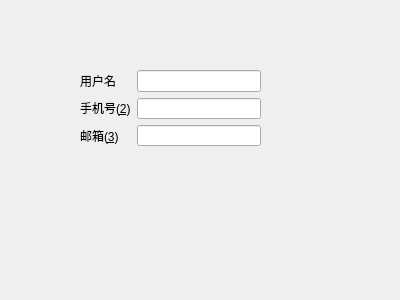
<?xml version="1.0" encoding="UTF-8"?>
<ui version="4.0">
 <class>Form</class>
 <widget class="QWidget" name="Form">
  <property name="geometry">
   <rect>
    <x>0</x>
    <y>0</y>
    <width>400</width>
    <height>300</height>
   </rect>
  </property>
  <property name="windowTitle">
   <string>Form</string>
  </property>
  <widget class="QWidget" name="">
   <property name="geometry">
    <rect>
     <x>80</x>
     <y>70</y>
     <width>181</width>
     <height>76</height>
    </rect>
   </property>
   <layout class="QHBoxLayout" name="horizontalLayout">
    <item>
     <layout class="QVBoxLayout" name="verticalLayout">
      <item>
       <widget class="QLabel" name="label">
        <property name="text">
         <string>用户名</string>
        </property>
       </widget>
      </item>
      <item>
       <widget class="QLabel" name="label_2">
        <property name="text">
         <string>手机号(&amp;2)</string>
        </property>
        <property name="buddy">
         <cstring>lineEdit_2</cstring>
        </property>
       </widget>
      </item>
      <item>
       <widget class="QLabel" name="label_3">
        <property name="text">
         <string>邮箱(&amp;3)</string>
        </property>
        <property name="buddy">
         <cstring>lineEdit_3</cstring>
        </property>
       </widget>
      </item>
     </layout>
    </item>
    <item>
     <layout class="QVBoxLayout" name="verticalLayout_2">
      <item>
       <widget class="QLineEdit" name="lineEdit"/>
      </item>
      <item>
       <widget class="QLineEdit" name="lineEdit_2"/>
      </item>
      <item>
       <widget class="QLineEdit" name="lineEdit_3"/>
      </item>
     </layout>
    </item>
   </layout>
  </widget>
 </widget>
 <tabstops>
  <tabstop>lineEdit_3</tabstop>
  <tabstop>lineEdit_2</tabstop>
  <tabstop>lineEdit</tabstop>
 </tabstops>
 <resources/>
 <connections/>
</ui>
